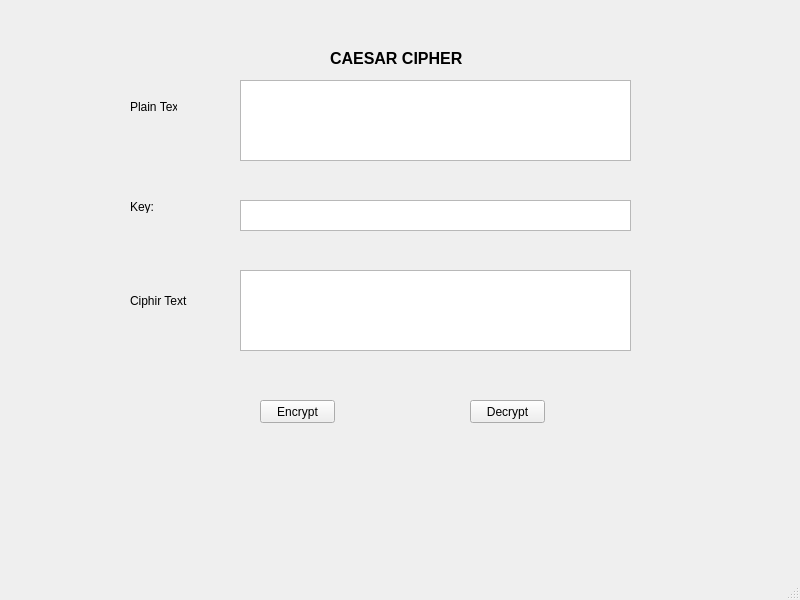
<?xml version="1.0" encoding="UTF-8"?>
<ui version="4.0">
 <class>MainWindow</class>
 <widget class="QMainWindow" name="MainWindow">
  <property name="geometry">
   <rect>
    <x>0</x>
    <y>0</y>
    <width>800</width>
    <height>600</height>
   </rect>
  </property>
  <property name="windowTitle">
   <string>MainWindow</string>
  </property>
  <widget class="QWidget" name="centralwidget">
   <widget class="QLabel" name="label">
    <property name="geometry">
     <rect>
      <x>130</x>
      <y>100</y>
      <width>47</width>
      <height>13</height>
     </rect>
    </property>
    <property name="text">
     <string>Plain Text</string>
    </property>
   </widget>
   <widget class="QLabel" name="label_2">
    <property name="geometry">
     <rect>
      <x>130</x>
      <y>200</y>
      <width>47</width>
      <height>13</height>
     </rect>
    </property>
    <property name="text">
     <string>Key:</string>
    </property>
   </widget>
   <widget class="QLabel" name="label_3">
    <property name="geometry">
     <rect>
      <x>130</x>
      <y>290</y>
      <width>61</width>
      <height>21</height>
     </rect>
    </property>
    <property name="text">
     <string>Ciphir Text</string>
    </property>
   </widget>
   <widget class="QLabel" name="label_4">
    <property name="geometry">
     <rect>
      <x>330</x>
      <y>50</y>
      <width>141</width>
      <height>16</height>
     </rect>
    </property>
    <property name="font">
     <font>
      <pointsize>12</pointsize>
      <weight>75</weight>
      <bold>true</bold>
     </font>
    </property>
    <property name="text">
     <string>CAESAR CIPHER</string>
    </property>
   </widget>
   <widget class="QTextEdit" name="txt_plain_text">
    <property name="geometry">
     <rect>
      <x>240</x>
      <y>80</y>
      <width>391</width>
      <height>81</height>
     </rect>
    </property>
   </widget>
   <widget class="QPushButton" name="btn_encrypt">
    <property name="geometry">
     <rect>
      <x>260</x>
      <y>400</y>
      <width>75</width>
      <height>23</height>
     </rect>
    </property>
    <property name="text">
     <string>Encrypt</string>
    </property>
   </widget>
   <widget class="QPushButton" name="btn_decrypt">
    <property name="geometry">
     <rect>
      <x>470</x>
      <y>400</y>
      <width>75</width>
      <height>23</height>
     </rect>
    </property>
    <property name="text">
     <string>Decrypt</string>
    </property>
   </widget>
   <widget class="QTextEdit" name="txt_key">
    <property name="geometry">
     <rect>
      <x>240</x>
      <y>200</y>
      <width>391</width>
      <height>31</height>
     </rect>
    </property>
   </widget>
   <widget class="QTextEdit" name="txt_cipher_text">
    <property name="geometry">
     <rect>
      <x>240</x>
      <y>270</y>
      <width>391</width>
      <height>81</height>
     </rect>
    </property>
   </widget>
  </widget>
  <widget class="QMenuBar" name="menubar">
   <property name="geometry">
    <rect>
     <x>0</x>
     <y>0</y>
     <width>800</width>
     <height>21</height>
    </rect>
   </property>
  </widget>
  <widget class="QStatusBar" name="statusbar"/>
 </widget>
 <resources/>
 <connections/>
</ui>
